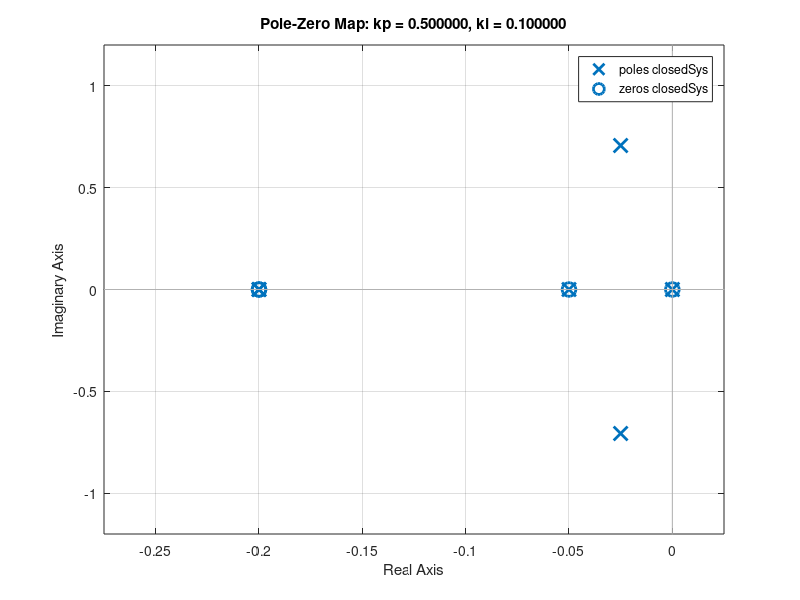
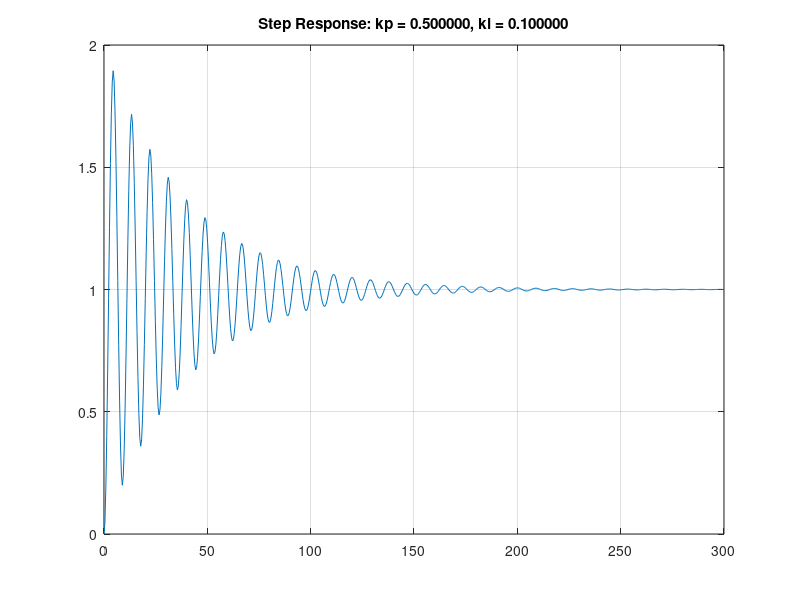
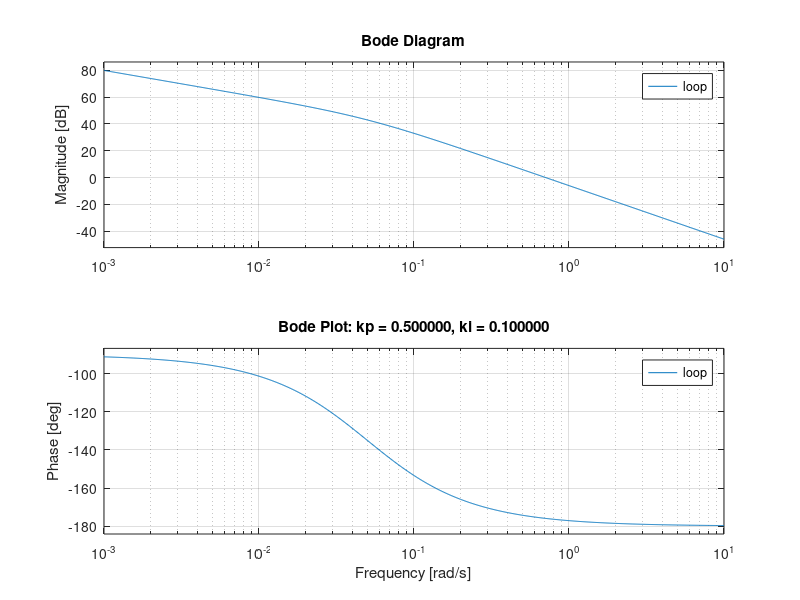

MATLAB code for these plots, in order: (Note: this script raises an error after producing the figures.)
close all; clear;
b = 25; T = 200; a = .2; m = 1000; c = 50;
kp = [.5 .05 .05 .005];
ki = [.1 1 .001 .001];
P = tf([T*b*a/m],[1 a+c/m a*c/m]);
for (i = 1:4)
    C = tf([kp(i) ki(i)],[1 0]);
    closedSys = P*C/(1+P*C);
    loop = P*C;
    figure; pzmap(closedSys);
    title(sprintf('Pole-Zero Map: kp = %f, ki = %f',kp(i),ki(i)));
    figure; [Y,TT]=step(closedSys); plot(TT,Y); grid on;
    title(sprintf('Step Response: kp = %f, ki = %f',kp(i),ki(i)));
    figure; bode(loop); grid on;
    title(sprintf('Bode Plot: kp = %f, ki = %f',kp(i),ki(i)));
    BW = bandwidth(closedSys);
    [Gm,Pm]=margin(loop);
    S = stepinfo(Y,TT);
    fprintf('kp=%f, ki=%f: BW=%f, Gm=%f, Pm=%f\n\tTr=%f, Mp=%f\n',...
        kp(i),ki(i),BW,Gm,Pm,S.RiseTime,S.Overshoot);
end